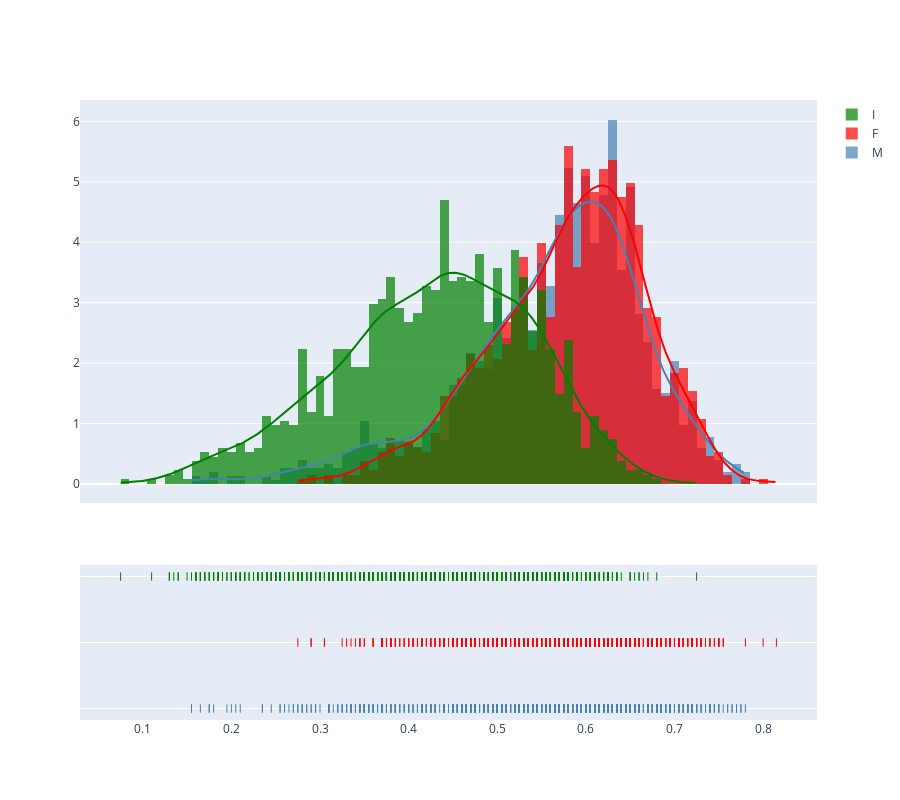

Here is the notebook cell this chart was saved with:
### Code cell
# Prepare data for the grouped distribution plot
grouped_data = [df[df['sex'] == sex]['length'] for sex in df['sex'].unique()]
group_labels = [sex for sex in df['sex'].unique()]

# Create the distribution plot
data = ff.create_distplot(grouped_data, 
                          group_labels=group_labels, 
                          bin_size=0.01,
                          colors=['steelblue', 'red', 'green'])

layout = go.Layout(title='Length of abalones histogram', 
                   title_x=0.5,
                   xaxis=dict(title='Length'),
                   yaxis=dict(title='Frequency'),
                   bargap=0.05,
                   height=800)

fig = go.Figure(data=data, layout=layout)
fig.update_layout(height=800)
# pyo.plot(fig)
fig.show()

### Figure 1 — Plotly figure (JSON) as saved in the notebook; plotly's stock layout.template omitted (floating-point values rounded to 4 significant figures; data arrays with more than 128 entries replaced by an {"elided": "..."} marker saying what was removed)
{"data": [{"autobinx": false, "histnorm": "probability density", "legendgroup": "M", "marker": {"color": "steelblue"}, "name": "M", "opacity": 0.7, "type": "histogram", "x": {"elided": "1528 float values"}, "xaxis": "x", "xbins": {"end": 0.78, "size": 0.01, "start": 0.155}, "yaxis": "y"}, {"autobinx": false, "histnorm": "probability density", "legendgroup": "F", "marker": {"color": "red"}, "name": "F", "opacity": 0.7, "type": "histogram", "x": {"elided": "1307 float values"}, "xaxis": "x", "xbins": {"end": 0.815, "size": 0.01, "start": 0.275}, "yaxis": "y"}, {"autobinx": false, "histnorm": "probability density", "legendgroup": "I", "marker": {"color": "green"}, "name": "I", "opacity": 0.7, "type": "histogram", "x": {"elided": "1342 float values"}, "xaxis": "x", "xbins": {"end": 0.725, "size": 0.01, "start": 0.075}, "yaxis": "y"}, {"legendgroup": "M", "marker": {"color": "steelblue"}, "mode": "lines", "name": "M", "showlegend": false, "type": "scatter", "x": {"elided": "500 float values"}, "xaxis": "x", "y": {"elided": "500 float values"}, "yaxis": "y"}, {"legendgroup": "F", "marker": {"color": "red"}, "mode": "lines", "name": "F", "showlegend": false, "type": "scatter", "x": {"elided": "500 float values"}, "xaxis": "x", "y": {"elided": "500 float values"}, "yaxis": "y"}, {"legendgroup": "I", "marker": {"color": "green"}, "mode": "lines", "name": "I", "showlegend": false, "type": "scatter", "x": {"elided": "500 float values"}, "xaxis": "x", "y": {"elided": "500 float values"}, "yaxis": "y"}, {"legendgroup": "M", "marker": {"color": "steelblue", "symbol": "line-ns-open"}, "mode": "markers", "name": "M", "showlegend": false, "type": "scatter", "x": {"elided": "1528 float values"}, "xaxis": "x", "y": {"elided": "1528 str values"}, "yaxis": "y2"}, {"legendgroup": "F", "marker": {"color": "red", "symbol": "line-ns-open"}, "mode": "markers", "name": "F", "showlegend": false, "type": "scatter", "x": {"elided": "1307 float values"}, "xaxis": "x", "y": {"elided": "1307 str values"}, "yaxis": "y2"}, {"legendgroup": "I", "marker": {"color": "green", "symbol": "line-ns-open"}, "mode": "markers", "name": "I", "showlegend": false, "type": "scatter", "x": {"elided": "1342 float values"}, "xaxis": "x", "y": {"elided": "1342 str values"}, "yaxis": "y2"}], "layout": {"barmode": "overlay", "height": 800, "hovermode": "closest", "legend": {"traceorder": "reversed"}, "xaxis": {"anchor": "y2", "domain": [0, 1], "zeroline": false}, "yaxis": {"anchor": "free", "domain": [0.35, 1], "position": 0}, "yaxis2": {"anchor": "x", "domain": [0, 0.25], "dtick": 1, "showticklabels": false}}}
